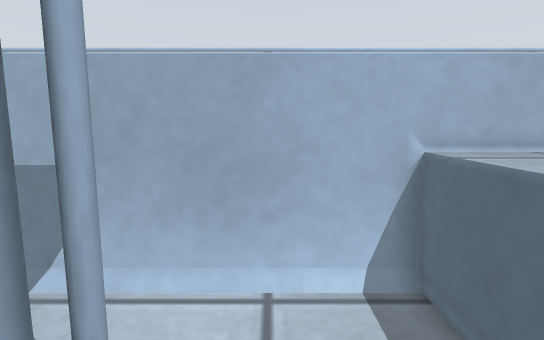
[1] (above)

16 first-person views from a walk through a robot-simulator world made for Gazebo. The camera is 0.4 m above the floor, tilts 8° down and sees 80° across. The floor is counted in squares, 0.1 m on a side. Each view is taken from the middle of a square. On the plan, view 1 faces up. The plan holds only what a view shows up to about 20 squares ahead; the rest is blank. The place goes on beyond the plan.

[2]
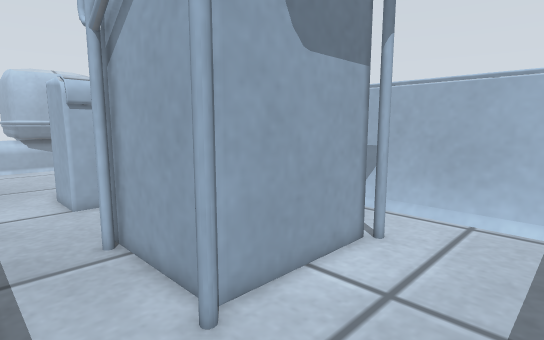

[3]
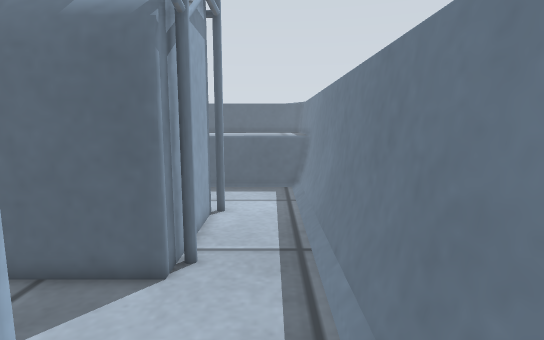

[4]
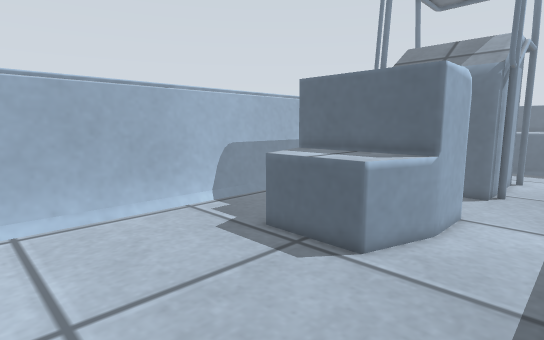

[5]
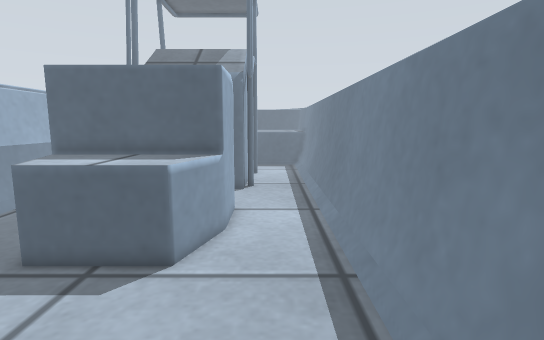

[6]
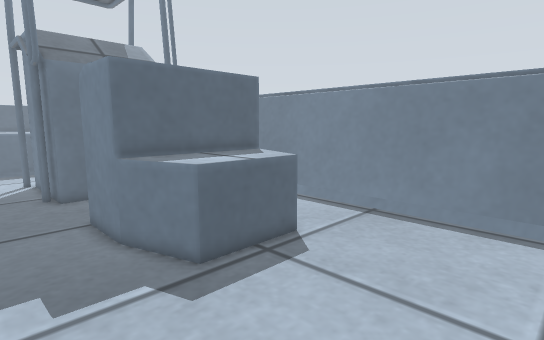

[7]
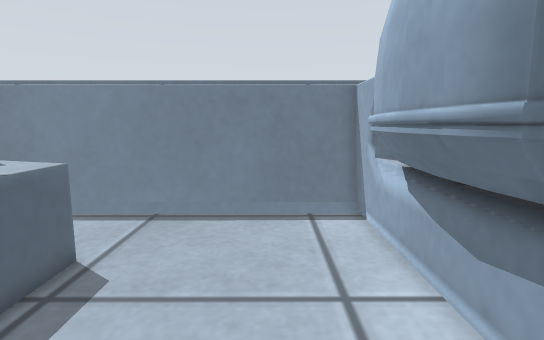

[8]
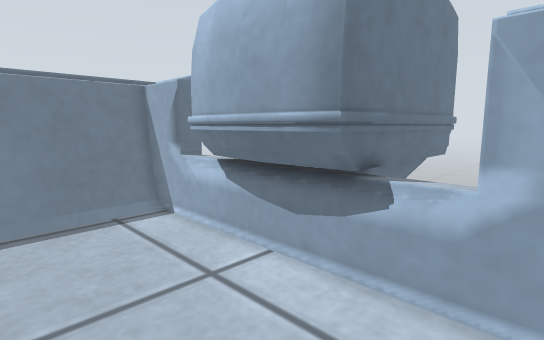

[9]
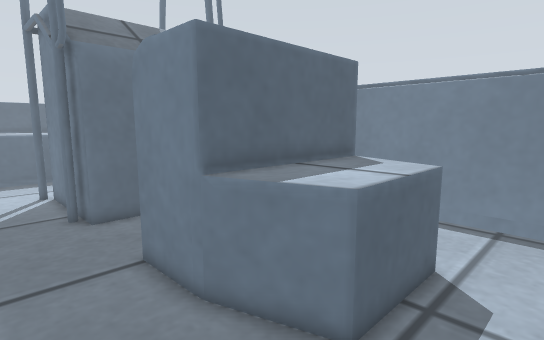

[10]
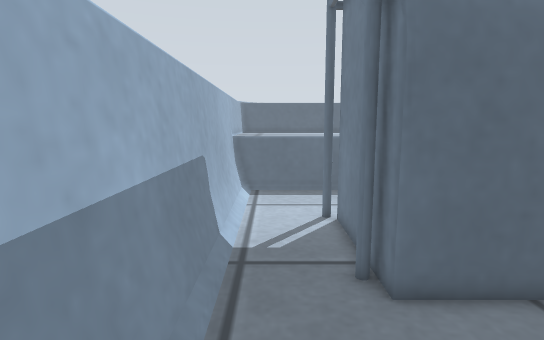

[11]
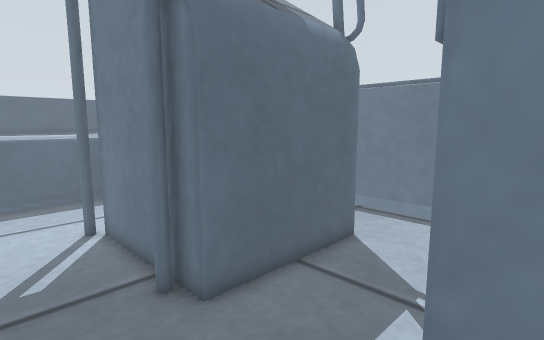

[12]
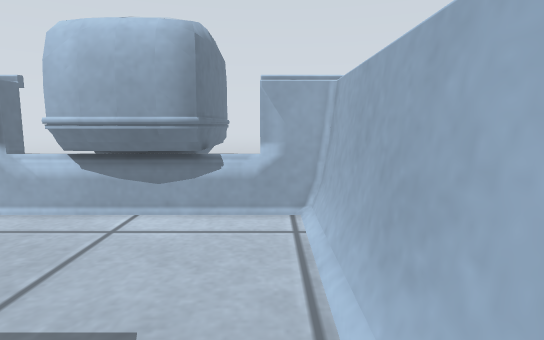

[13]
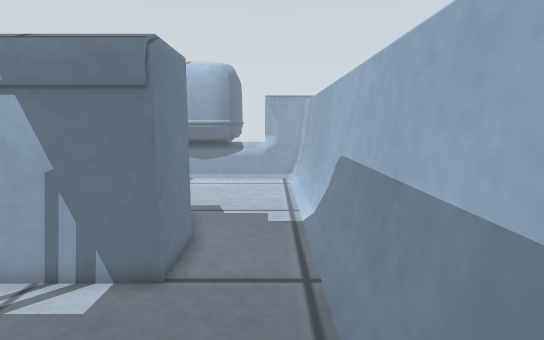

[14]
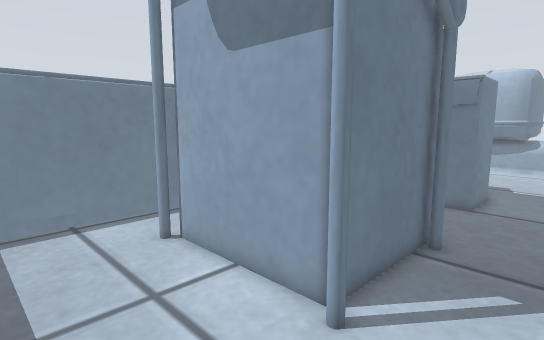

[15]
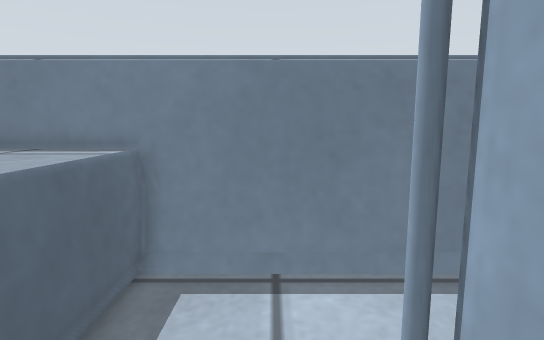

[16]
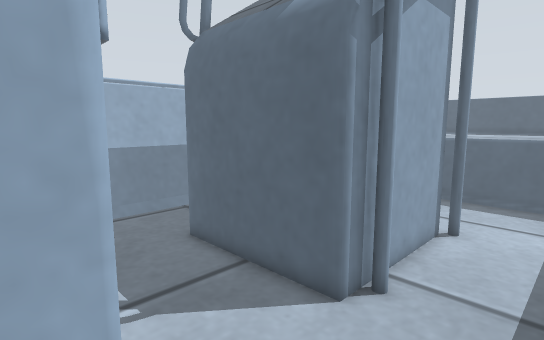

### Floor plan
Key: @ floor where view 1 was taken; # wall or solid block; . floor; = window, fence, low wall or low ledge.
Columns run from 32 left of view 1 to 6 right of it. Each row starts with its distance up from view 1.
  9  ######################################
  8  ##=================================###
  7  ##.................................=##
  6  ##.................................=#
  5  ==.................................=#
  4  ==....................#### ........=##
  3 ####.........==####....## #####.....=##
  2   ##........=###  #....#     ##.....=##
  1    #........=###  #....#      #.....=
  0    #........=###  #....#      #.@..
 -1    #........=###  #....#      #.....=
 -2   ##........=###  #....#     ##.....=##
 -3  ###.........==####....## #####.....=##
 -4  ==....................#### ........=##
 -5  ==.................................=##
 -6  ##.................................=##
 -7  ##.................................=##
 -8  ##=================================###
 -9  ######################################

Positions as (right, up) in squares from view 1, and headings:
1: (0, 0), facing up
2: (3, -7), facing up-left
3: (-17, -6), facing right
4: (-29, -7), facing up-right
5: (-29, -5), facing right
6: (-28, 7), facing down-right
7: (-26, 7), facing down
8: (-23, 7), facing down-left
9: (-23, 7), facing down-right
10: (-16, 6), facing right
11: (-15, 7), facing down-right
12: (-16, 6), facing left
13: (-6, 6), facing left
14: (3, 7), facing down-left
15: (0, 1), facing down
16: (-15, -7), facing up-right
